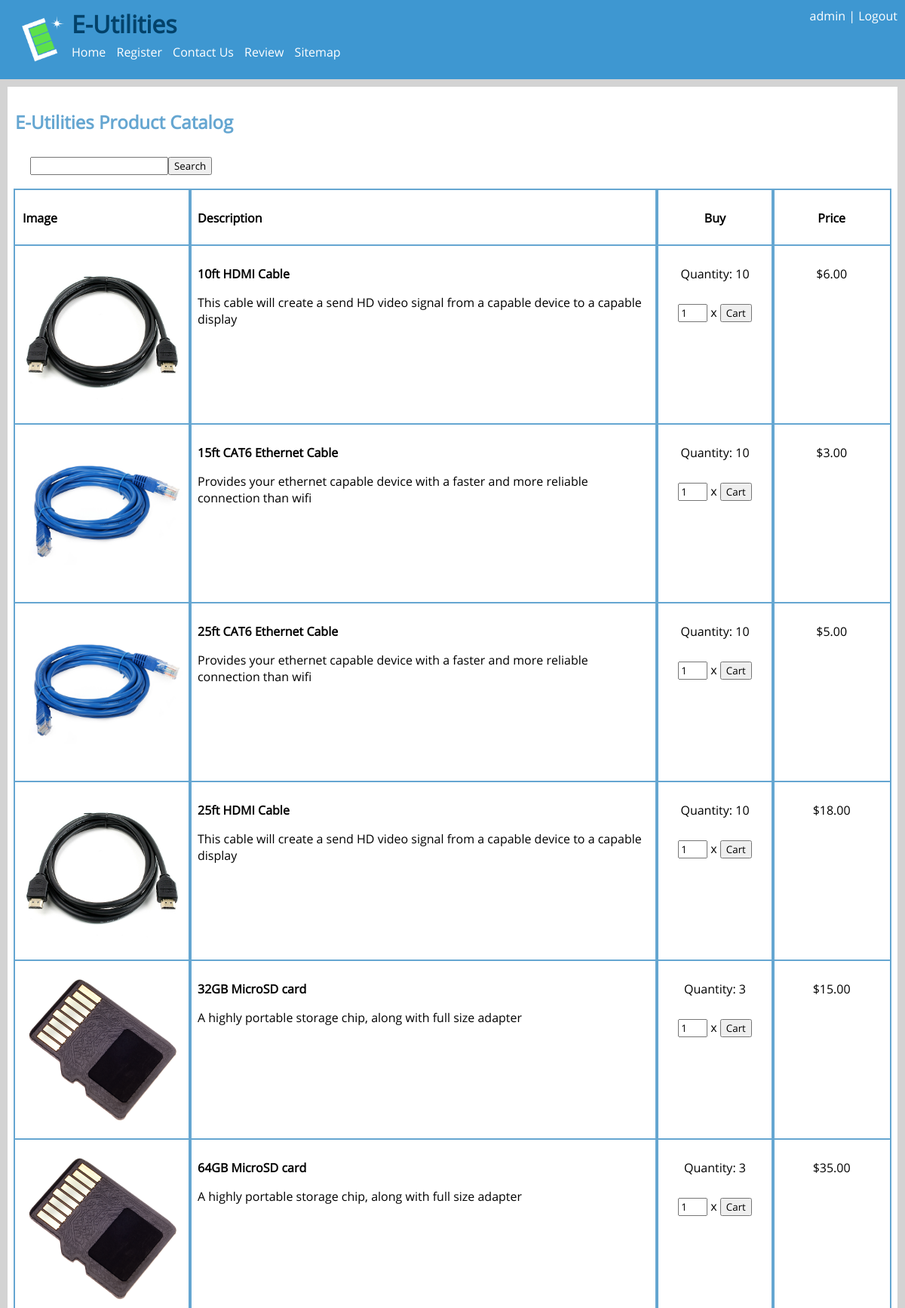
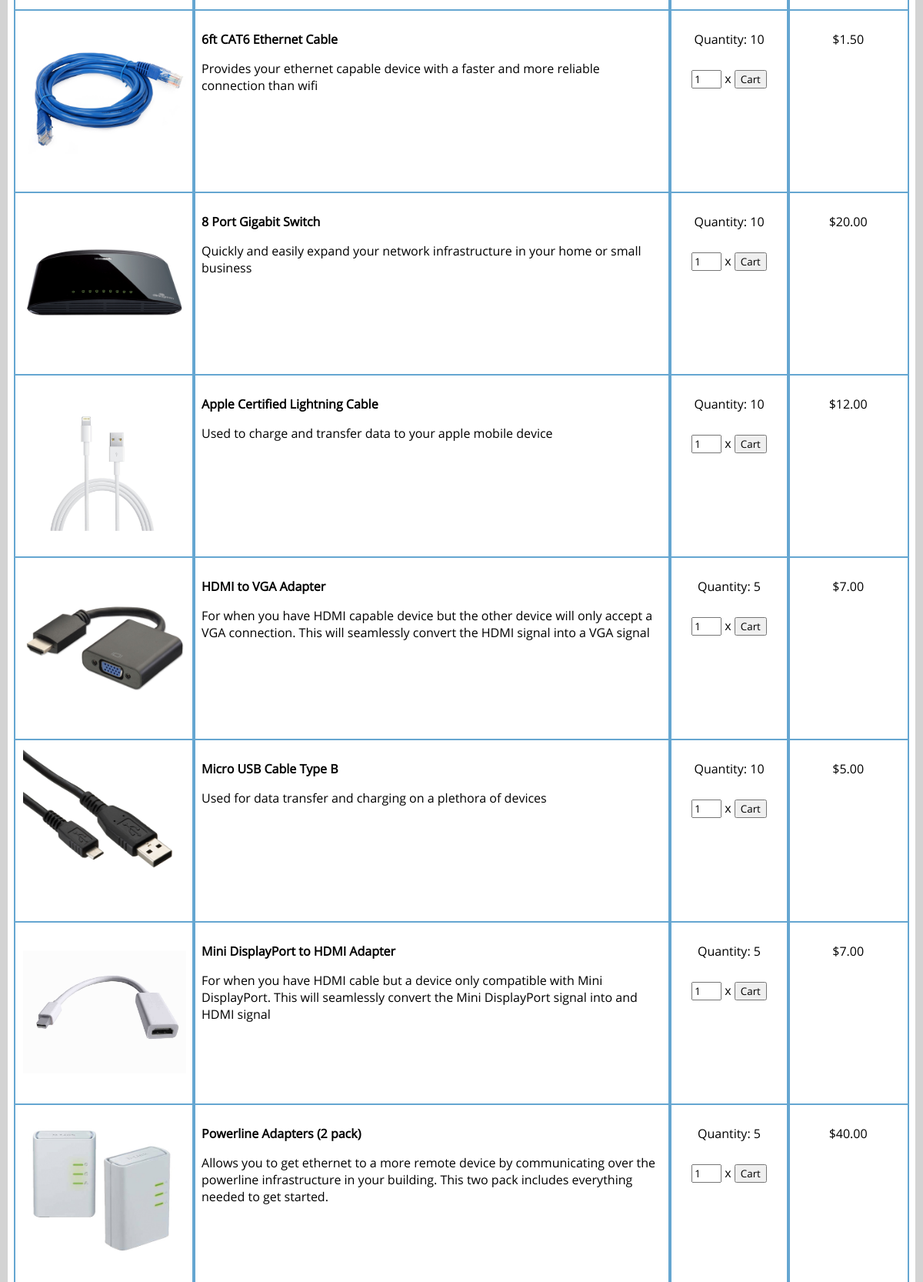
The app's page /site/catalog.php (signed in, upper part) with its own data (2 pictures, top to bottom).
### tables this page shows
create table catalog (
name varchar(60) primary key,
image_path varchar(255) not null,
description varchar(255) not null,
price float not null,
quantity int not null
);

### site/catalog.php (the view, shortened to what this page needs)
<!DOCTYPE html>
<html>
<head>
    <link rel="stylesheet" type="text/css" href="style.css"/>
<head>
<body>
    <div class="container">
        <div class="navbar">
            <img src="logo.png" id="logo"/>
            <?php
                if (isset($_SESSION['username'])) {
                    echo "<span class='right'> <a href='account.php'>" . $_SESSION['username'] . "</a> | <a href='#' onclick='Logout();'>Logout</a></span>";
                }
                else {
                    echo "<span class='right'>Not logged in | <a href='login.php'>Login</a></span>";
                }
            ?>
            <h1>E-Utilities</h1>
            <ul>
                <li><a href="index.php">Home</a></li>
                <li><a href="register.php">Register</a></li>
                <li><a href="contact.php">Contact Us</a></li>
                <li><a href="review.php">Review</a></li>
                <li><a href="sitemap.php">Sitemap</a></li>
            </ul>
        </div>
    </div>
    <div>
        <h2>E-Utilities Product Catalog</h2>
        <div>
            <form action="javascript:void(0);" name="search" onsubmit="return s()">
                <input type="text" name="text"><input type="submit" value="Search"/>
            </form>
        </div>
        <div class="product">
            <div class="twrapper">
            <div class="image table">
                <p><b>Image</b></p>
            </div>
            <div class="desc table">
                <p><b>Description</b></p>
            </div>
            <div class="buy table">
                <p><b>Buy</b></p>
            </div>
            <div class="price table">
                <p><b>Price</b></p>
            </div>
            </div>
        </div>
        <?php
        $conn = new mysqli("localhost", "php", "phppass", "web");
        $sql = "SELECT * FROM catalog";
        $result = $conn->query($sql);
        if ($result->num_rows > 0) {
            while($row = $result->fetch_assoc()) {
                echo   '<div class="product">
                        <div class="twrapper">
                        <div class="image table">
                            <img src="' . $row["image_path"] . '" onclick="PopImage(\'' . $row["image_path"] . '\')"/>
                        </div>
                        <div class="desc table">
                            <p><b>'. $row["name"] . '</b></p>
                            <p>' . $row["description"] . '</p>
                        </div>
                        <div class="buy table">
                            <p>Quantity: ' . $row["quantity"] . '</p>
                            <form action="javascript:void(0);" name="' . $row["name"] . '" onsubmit="return buy(\'' . $row["name"] . '\');" method="post">
                            <input type="text" name="quantity" size=2 value=1> x
                            <input type="submit" value="Cart"/>
                            </form>
                        </div>
                        <div class="price table">
                            <p>$' . money_format("%i", $row["price"]) . '</p>
                        </div>
                        </div>
                        </div>';
            }
        } else {
            echo '<p>There was an error attempting to display our catalog</p>';
        }
        ?>
    </div>
</body>
</html>
</html>

### site/style.css (style rules this page uses)
html * { font-family: OpenSans, Arial, Helvetica, sans-serif; }
a { color: #3E97D1; text-decoration: none; }
div { margin: 10px; padding: 10px; background-color: #FFFFFF; }
h1 { color: #03426A; margin: 0; margin-bottom: 5px; }
h2 { color: #65A6D1; }
body { background-color: LightGrey; margin: 0; }
ul { list-style-type: square; }
.container { margin: 0; padding: 0; background-color: #3E97D1; }
.navbar { margin: 0; margin-bottom: 8px; background-color: #3E97D1; height: 85px; }
.navbar ul { margin: 0; padding: 0; }
.navbar li { display: inline; padding-right: 10px; }
.navbar a { font-size: 16px; color: White; }
#logo { float: left; display: inline-block; height: 85px; }
.twrapper { padding: 2px; margin: 0; overflow: hidden; position: relative; display: table-row; max-height: 10vh; }
.product { width: 100%; margin: 0; padding: 0; overflow: auto; display: table; }
.table { vertical-align: top; outline: 2px solid #65A6D1; display: table-cell; height: 100%; }
.image { width: 15%; }
.image img { width: 100%; cursor: pointer; }
.desc { width: 40%; }
.buy { text-align: center; width: 10%; }
.buy input { margin-top: 1em; }
.price { width: 10%; text-align: center; }
.right { color: white; float: right; text-align: right; }

### records on screen
catalog: image_path (picture), name "10ft HDMI Cable", description "This cable will create a send HD video signal from a capable device to a capable display", quantity "10", price "6.00"
catalog: image_path (picture), name "15ft CAT6 Ethernet Cable", description "Provides your ethernet capable device with a faster and more reliable connection than wifi", quantity "10", price "3.00"
catalog: image_path (picture), name "25ft CAT6 Ethernet Cable", description "Provides your ethernet capable device with a faster and more reliable connection than wifi", quantity "10", price "5.00"
catalog: image_path (picture), name "25ft HDMI Cable", description "This cable will create a send HD video signal from a capable device to a capable display", quantity "10", price "18.00"
catalog: image_path (picture), name "32GB MicroSD card", description "A highly portable storage chip, along with full size adapter", quantity "3", price "15.00"
catalog: image_path (picture), name "64GB MicroSD card", description "A highly portable storage chip, along with full size adapter", quantity "3", price "35.00"
catalog: image_path (picture), name "6ft CAT6 Ethernet Cable", description "Provides your ethernet capable device with a faster and more reliable connection than wifi", quantity "10", price "1.50"
catalog: image_path (picture), name "8 Port Gigabit Switch", description "Quickly and easily expand your network infrastructure in your home or small business", quantity "10", price "20.00"
catalog: image_path (picture), name "Apple Certified Lightning Cable", description "Used to charge and transfer data to your apple mobile device", quantity "10", price "12.00"
catalog: image_path (picture), name "HDMI to VGA Adapter", description "For when you have HDMI capable device but the other device will only accept a VGA connection. This will seamlessly convert the HDMI signal into a VGA signal", quantity "5", price "7.00"
catalog: image_path (picture), name "Micro USB Cable Type B", description "Used for data transfer and charging on a plethora of devices", quantity "10", price "5.00"
catalog: image_path (picture), name "Mini DisplayPort to HDMI Adapter", description "For when you have HDMI cable but a device only compatible with Mini DisplayPort. This will seamlessly convert the Mini DisplayPort signal into and HDMI signal", quantity "5", price "7.00"
catalog: image_path (picture), name "Powerline Adapters (2 pack)", description "Allows you to get ethernet to a more remote device by communicating over the powerline infrastructure in your building. This two pack includes everything needed to get started.", quantity "5", price "40.00"

### other values on screen
$_SESSION['username'] "admin"
